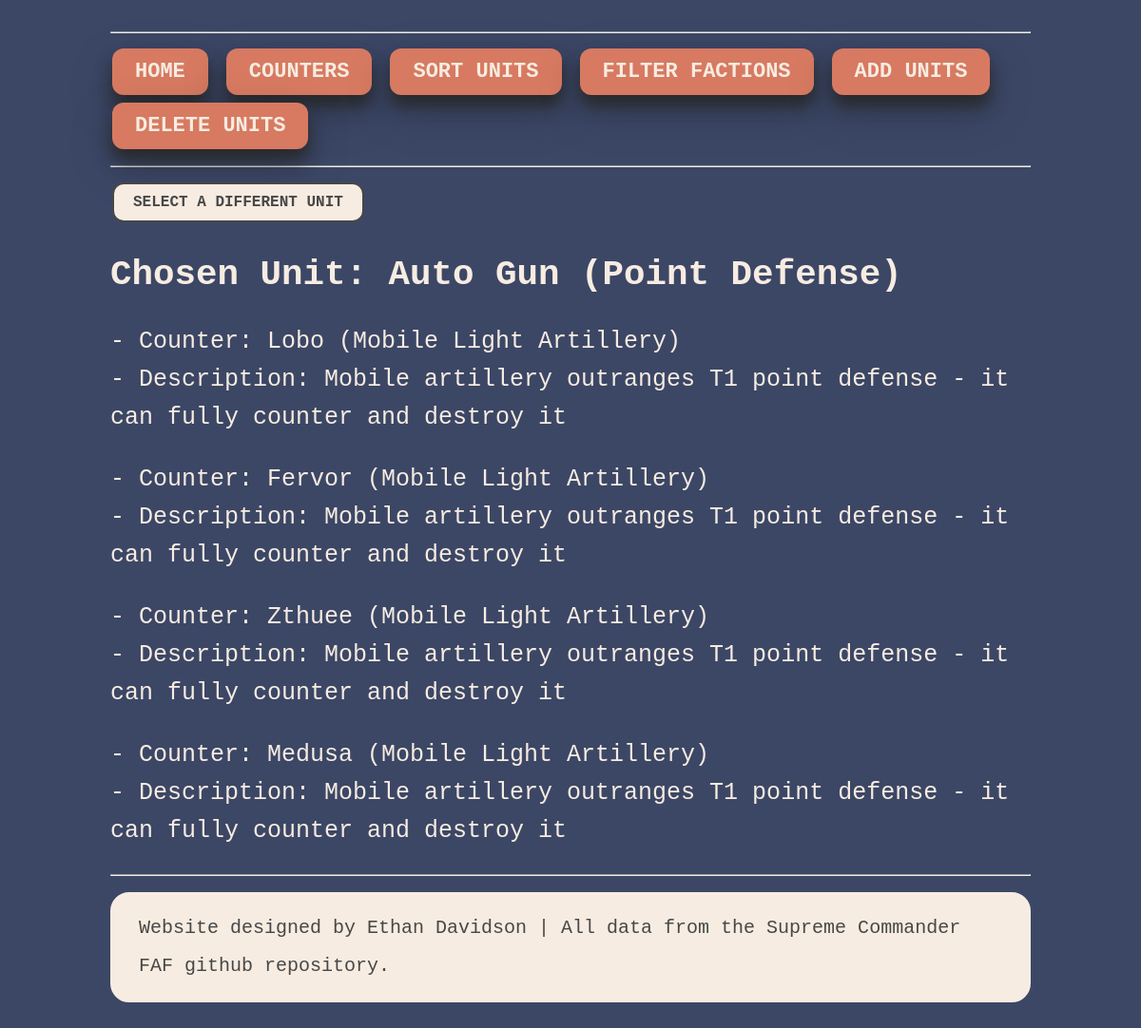
Screenshot of /counters/2 with the database file from the repository.
### tables this page shows
CREATE TABLE Units_T1_Land (ID INTEGER PRIMARY KEY AUTOINCREMENT, Name TEXT, Health INT, DPS INT, Mass_Cost INT, Energy_Cost INT, "Range" INT, Speed INT, Faction_ID INT REFERENCES Faction (ID));

CREATE TABLE Matchup (ID INTEGER PRIMARY KEY AUTOINCREMENT, Unit_for_ID INT REFERENCES Units_T1_Land (ID), Unit_against_ID INT REFERENCES Units_T1_Land (ID), Description TEXT);

### sc_web.py (the view)
@app.route('/counters/<int:id>')
def unit_counter(id):
	try:
		with sqlite3.connect(TARGET_DATABASE_FILE) as connection:
			cursor = connection.cursor()
			query = """
			SELECT This_info.Name as This_name, Counters.Name as Counter_name, Matchup.Description FROM Matchup
			JOIN Units_T1_Land as Counters  ON Matchup.Unit_against_ID=Counters.ID
			JOIN Units_T1_Land as This_info ON Matchup.Unit_for_ID=This_info.ID WHERE Matchup.Unit_for_ID = ?
			"""
			cursor.execute(query, (id,))
			results = cursor.fetchall()
			return render_template('counter.html', data=results)
	except:
		return render_template("404.html")

### templates/counter.html
{% extends "layout.html" %}
{% block content %}
		<a href="/counters">
		    <button class="back_button back_hover" type="button">SELECT A DIFFERENT UNIT</button>
		</a>
	<h2> Chosen Unit: {{ data[0][0] }}</h2>
    {% for item in data %}
        <p>- Counter: {{ item[1] }} <br> - Description: {{item[2]}}</p>
    {% endfor %}
{% endblock %}

### static/style.css (style rules this page uses)
html, body { font-family: "Lucida Console", monospace; margin: 0rem 3rem; }
:root { --col_1: #D77A61; --col_2: #474747; --col_3: #F7ECE1; --col_4: #3c4766; --col_5: #D77A61; }
body { color: var(--col_3); font-size: 25px; line-height: 40px; text-align: left; background-color: var(--col_4); padding: 20px; }
a { color: inherit; text-decoration: inherit; }
.back_button { font-family: Lucida Console, monospace; border: 2px solid var(--col_2); font-weight: bold; border-radius: 12px; color: var(--col_2); padding: 10px 20px; text-align: center; text-decoration: none; display: inline-block; font-size: 16px; margin: 4px 2px; transition-duration: 0.4s; cursor: pointer; background-color: var(--col_3); }

### rows the page displays
Units_T1_Land: Name "Auto Gun (Point Defense)"
Matchup: Name "Lobo (Mobile Light Artillery)", Description "Mobile artillery outranges T1 point defense - it can fully counter and destroy it"
Matchup: Name "Fervor (Mobile Light Artillery)", Description "Mobile artillery outranges T1 point defense - it can fully counter and destroy it"
Matchup: Name "Zthuee (Mobile Light Artillery)", Description "Mobile artillery outranges T1 point defense - it can fully counter and destroy it"
Matchup: Name "Medusa (Mobile Light Artillery)", Description "Mobile artillery outranges T1 point defense - it can fully counter and destroy it"
